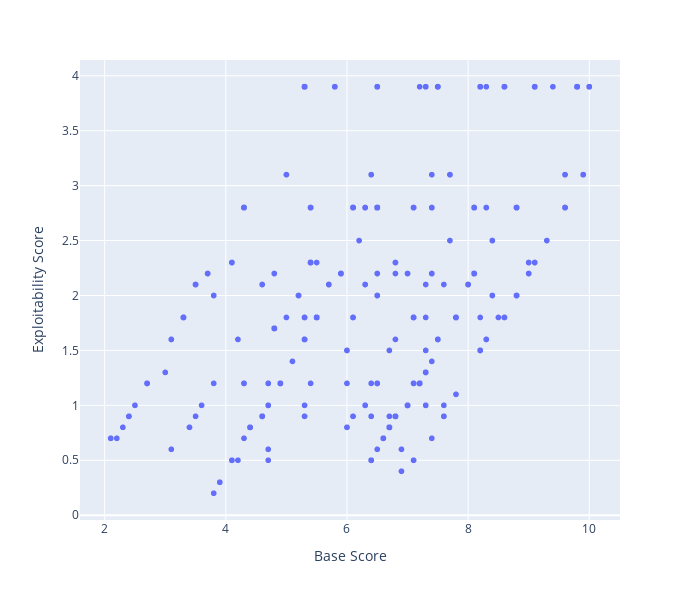

Here is the notebook cell this chart was saved with:
### Code cell
dt_analyzer.show_correlation_scatter_plot(processed_df, "baseScore", "exploitabilityScore", "Base Score", "Exploitability Score" , 700, 600, "")

### Figure 1 — Plotly figure (JSON) as saved in the notebook; plotly's stock layout.template omitted (floating-point values rounded to 4 significant figures; data arrays with more than 128 entries replaced by an {"elided": "..."} marker saying what was removed)
{"data": [{"hovertemplate": "Base Score=%{x}<br>Exploitability Score=%{y}<extra></extra>", "legendgroup": "", "marker": {"color": "#636efa", "symbol": "circle"}, "mode": "markers", "name": "", "showlegend": false, "type": "scattergl", "x": {"elided": "3837 float values"}, "xaxis": "x", "y": {"elided": "3837 float values"}, "yaxis": "y"}], "layout": {"height": 600, "legend": {"tracegroupgap": 0}, "margin": {"t": 60}, "title": {"text": ""}, "width": 700, "xaxis": {"anchor": "y", "domain": [0, 1], "title": {"text": "Base Score"}}, "yaxis": {"anchor": "x", "domain": [0, 1], "title": {"text": "Exploitability Score"}}}}
